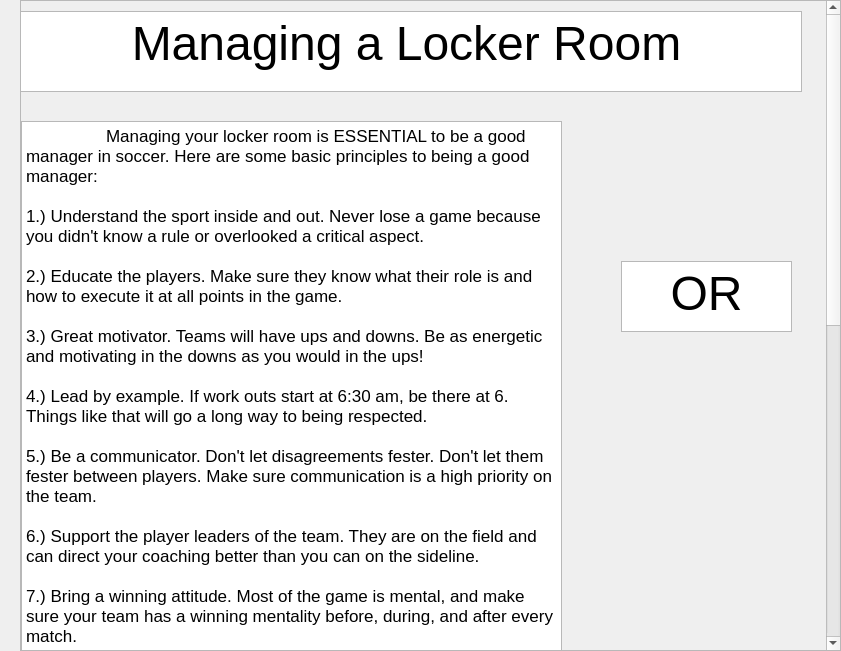
<?xml version="1.0" encoding="UTF-8"?>
<ui version="4.0">
 <class>LockerRoom</class>
 <widget class="QWidget" name="LockerRoom">
  <property name="geometry">
   <rect>
    <x>0</x>
    <y>0</y>
    <width>841</width>
    <height>651</height>
   </rect>
  </property>
  <property name="windowTitle">
   <string>Form</string>
  </property>
  <widget class="QScrollArea" name="scrollArea">
   <property name="geometry">
    <rect>
     <x>20</x>
     <y>0</y>
     <width>821</width>
     <height>651</height>
    </rect>
   </property>
   <property name="widgetResizable">
    <bool>true</bool>
   </property>
   <widget class="QWidget" name="scrollAreaWidgetContents">
    <property name="geometry">
     <rect>
      <x>0</x>
      <y>-651</y>
      <width>802</width>
      <height>1300</height>
     </rect>
    </property>
    <property name="minimumSize">
     <size>
      <width>0</width>
      <height>1300</height>
     </size>
    </property>
    <widget class="QTextBrowser" name="textBrowser">
     <property name="geometry">
      <rect>
       <x>-10</x>
       <y>10</y>
       <width>791</width>
       <height>81</height>
      </rect>
     </property>
     <property name="html">
      <string>&lt;!DOCTYPE HTML PUBLIC &quot;-//W3C//DTD HTML 4.0//EN&quot; &quot;http://www.w3.org/TR/REC-html40/strict.dtd&quot;&gt;
&lt;html&gt;&lt;head&gt;&lt;meta name=&quot;qrichtext&quot; content=&quot;1&quot; /&gt;&lt;meta charset=&quot;utf-8&quot; /&gt;&lt;style type=&quot;text/css&quot;&gt;
p, li { white-space: pre-wrap; }
hr { height: 1px; border-width: 0; }
li.unchecked::marker { content: &quot;\2610&quot;; }
li.checked::marker { content: &quot;\2612&quot;; }
&lt;/style&gt;&lt;/head&gt;&lt;body style=&quot; font-family:'Segoe UI'; font-size:9pt; font-weight:400; font-style:normal;&quot;&gt;
&lt;p align=&quot;center&quot; style=&quot; margin-top:0px; margin-bottom:0px; margin-left:0px; margin-right:0px; -qt-block-indent:0; text-indent:0px;&quot;&gt;&lt;span style=&quot; font-family:'.AppleSystemUIFont'; font-size:36pt;&quot;&gt;Managing a Locker Room&lt;/span&gt;&lt;/p&gt;&lt;/body&gt;&lt;/html&gt;</string>
     </property>
    </widget>
    <widget class="QLabel" name="label">
     <property name="geometry">
      <rect>
       <x>570</x>
       <y>110</y>
       <width>231</width>
       <height>131</height>
      </rect>
     </property>
     <property name="text">
      <string/>
     </property>
     <property name="pixmap">
      <pixmap resource="Resources.qrc">:/new/prefix1/frustratedPlayer.jpg</pixmap>
     </property>
     <property name="scaledContents">
      <bool>true</bool>
     </property>
    </widget>
    <widget class="QLabel" name="label_5">
     <property name="geometry">
      <rect>
       <x>20</x>
       <y>970</y>
       <width>771</width>
       <height>16</height>
      </rect>
     </property>
     <property name="styleSheet">
      <string notr="true">font: 12pt &quot;Rockwell&quot;;
</string>
     </property>
     <property name="text">
      <string>I’m a believer that emotions can move mountains, that spirit alone can trump budgets. - Diego Simeone</string>
     </property>
    </widget>
    <widget class="QLabel" name="label_3">
     <property name="geometry">
      <rect>
       <x>230</x>
       <y>1040</y>
       <width>551</width>
       <height>41</height>
      </rect>
     </property>
     <property name="styleSheet">
      <string notr="true">font: 12pt &quot;Rockwell&quot;;
</string>
     </property>
     <property name="text">
      <string>Excellence is the gradual result of always striving to do better. - Pat Riley</string>
     </property>
    </widget>
    <widget class="QLabel" name="label_4">
     <property name="geometry">
      <rect>
       <x>110</x>
       <y>900</y>
       <width>681</width>
       <height>16</height>
      </rect>
     </property>
     <property name="styleSheet">
      <string notr="true">font: 12pt &quot;Rockwell&quot;;
</string>
     </property>
     <property name="text">
      <string>I will forgive if the players cannot get it right, but not if they do not try hard. - Pep Guardiola</string>
     </property>
    </widget>
    <widget class="QLabel" name="label_2">
     <property name="geometry">
      <rect>
       <x>10</x>
       <y>820</y>
       <width>691</width>
       <height>16</height>
      </rect>
     </property>
     <property name="styleSheet">
      <string notr="true">font: 12pt &quot;Rockwell&quot;;
</string>
     </property>
     <property name="text">
      <string>A champion is afraid of losing. Everyone else is afraid of winning. - Billie Jean King</string>
     </property>
    </widget>
    <widget class="QLabel" name="label_6">
     <property name="geometry">
      <rect>
       <x>20</x>
       <y>1130</y>
       <width>501</width>
       <height>16</height>
      </rect>
     </property>
     <property name="styleSheet">
      <string notr="true">font: 12pt &quot;Rockwell&quot;;
</string>
     </property>
     <property name="text">
      <string>Life is too short not to celebrate nice moments! - Jurgen Klopp</string>
     </property>
    </widget>
    <widget class="QLabel" name="label_7">
     <property name="geometry">
      <rect>
       <x>570</x>
       <y>350</y>
       <width>231</width>
       <height>141</height>
      </rect>
     </property>
     <property name="text">
      <string/>
     </property>
     <property name="pixmap">
      <pixmap resource="Resources.qrc">:/new/prefix1/celebratingPlayers.jpg</pixmap>
     </property>
     <property name="scaledContents">
      <bool>true</bool>
     </property>
    </widget>
    <widget class="QTextBrowser" name="textBrowser_2">
     <property name="geometry">
      <rect>
       <x>0</x>
       <y>120</y>
       <width>541</width>
       <height>681</height>
      </rect>
     </property>
     <property name="html">
      <string>&lt;!DOCTYPE HTML PUBLIC &quot;-//W3C//DTD HTML 4.0//EN&quot; &quot;http://www.w3.org/TR/REC-html40/strict.dtd&quot;&gt;
&lt;html&gt;&lt;head&gt;&lt;meta name=&quot;qrichtext&quot; content=&quot;1&quot; /&gt;&lt;meta charset=&quot;utf-8&quot; /&gt;&lt;style type=&quot;text/css&quot;&gt;
p, li { white-space: pre-wrap; }
hr { height: 1px; border-width: 0; }
li.unchecked::marker { content: &quot;\2610&quot;; }
li.checked::marker { content: &quot;\2612&quot;; }
&lt;/style&gt;&lt;/head&gt;&lt;body style=&quot; font-family:'Segoe UI'; font-size:9pt; font-weight:400; font-style:normal;&quot;&gt;
&lt;p style=&quot; margin-top:0px; margin-bottom:0px; margin-left:0px; margin-right:0px; -qt-block-indent:0; text-indent:0px;&quot;&gt;&lt;span style=&quot; font-family:'.AppleSystemUIFont'; font-size:13pt;&quot;&gt;	Managing your locker room is ESSENTIAL to be a good manager in soccer. Here are some basic principles to being a good manager:&lt;/span&gt;&lt;/p&gt;
&lt;p style=&quot;-qt-paragraph-type:empty; margin-top:0px; margin-bottom:0px; margin-left:0px; margin-right:0px; -qt-block-indent:0; text-indent:0px; font-family:'.AppleSystemUIFont'; font-size:13pt;&quot;&gt;&lt;br /&gt;&lt;/p&gt;
&lt;p style=&quot; margin-top:0px; margin-bottom:0px; margin-left:0px; margin-right:0px; -qt-block-indent:0; text-indent:0px;&quot;&gt;&lt;span style=&quot; font-family:'.AppleSystemUIFont'; font-size:13pt;&quot;&gt;1.) Understand the sport inside and out. Never lose a game because you didn't know a rule or overlooked a critical aspect. &lt;/span&gt;&lt;/p&gt;
&lt;p style=&quot;-qt-paragraph-type:empty; margin-top:0px; margin-bottom:0px; margin-left:0px; margin-right:0px; -qt-block-indent:0; text-indent:0px; font-family:'.AppleSystemUIFont'; font-size:13pt;&quot;&gt;&lt;br /&gt;&lt;/p&gt;
&lt;p style=&quot; margin-top:0px; margin-bottom:0px; margin-left:0px; margin-right:0px; -qt-block-indent:0; text-indent:0px;&quot;&gt;&lt;span style=&quot; font-family:'.AppleSystemUIFont'; font-size:13pt;&quot;&gt;2.) Educate the players. Make sure they know what their role is and how to execute it at all points in the game. &lt;/span&gt;&lt;/p&gt;
&lt;p style=&quot;-qt-paragraph-type:empty; margin-top:0px; margin-bottom:0px; margin-left:0px; margin-right:0px; -qt-block-indent:0; text-indent:0px; font-family:'.AppleSystemUIFont'; font-size:13pt;&quot;&gt;&lt;br /&gt;&lt;/p&gt;
&lt;p style=&quot; margin-top:0px; margin-bottom:0px; margin-left:0px; margin-right:0px; -qt-block-indent:0; text-indent:0px;&quot;&gt;&lt;span style=&quot; font-family:'.AppleSystemUIFont'; font-size:13pt;&quot;&gt;3.) Great motivator. Teams will have ups and downs. Be as energetic and motivating in the downs as you would in the ups!&lt;/span&gt;&lt;/p&gt;
&lt;p style=&quot;-qt-paragraph-type:empty; margin-top:0px; margin-bottom:0px; margin-left:0px; margin-right:0px; -qt-block-indent:0; text-indent:0px; font-family:'.AppleSystemUIFont'; font-size:13pt;&quot;&gt;&lt;br /&gt;&lt;/p&gt;
&lt;p style=&quot; margin-top:0px; margin-bottom:0px; margin-left:0px; margin-right:0px; -qt-block-indent:0; text-indent:0px;&quot;&gt;&lt;span style=&quot; font-family:'.AppleSystemUIFont'; font-size:13pt;&quot;&gt;4.) Lead by example. If work outs start at 6:30 am, be there at 6. Things like that will go a long way to being respected.&lt;/span&gt;&lt;/p&gt;
&lt;p style=&quot;-qt-paragraph-type:empty; margin-top:0px; margin-bottom:0px; margin-left:0px; margin-right:0px; -qt-block-indent:0; text-indent:0px; font-family:'.AppleSystemUIFont'; font-size:13pt;&quot;&gt;&lt;br /&gt;&lt;/p&gt;
&lt;p style=&quot; margin-top:0px; margin-bottom:0px; margin-left:0px; margin-right:0px; -qt-block-indent:0; text-indent:0px;&quot;&gt;&lt;span style=&quot; font-family:'.AppleSystemUIFont'; font-size:13pt;&quot;&gt;5.) Be a communicator. Don't let disagreements fester. Don't let them fester between players. Make sure communication is a high priority on the team.&lt;/span&gt;&lt;/p&gt;
&lt;p style=&quot;-qt-paragraph-type:empty; margin-top:0px; margin-bottom:0px; margin-left:0px; margin-right:0px; -qt-block-indent:0; text-indent:0px; font-family:'.AppleSystemUIFont'; font-size:13pt;&quot;&gt;&lt;br /&gt;&lt;/p&gt;
&lt;p style=&quot; margin-top:0px; margin-bottom:0px; margin-left:0px; margin-right:0px; -qt-block-indent:0; text-indent:0px;&quot;&gt;&lt;span style=&quot; font-family:'.AppleSystemUIFont'; font-size:13pt;&quot;&gt;6.) Support the player leaders of the team. They are on the field and can direct your coaching better than you can on the sideline.&lt;/span&gt;&lt;/p&gt;
&lt;p style=&quot;-qt-paragraph-type:empty; margin-top:0px; margin-bottom:0px; margin-left:0px; margin-right:0px; -qt-block-indent:0; text-indent:0px; font-family:'.AppleSystemUIFont'; font-size:13pt;&quot;&gt;&lt;br /&gt;&lt;/p&gt;
&lt;p style=&quot; margin-top:0px; margin-bottom:0px; margin-left:0px; margin-right:0px; -qt-block-indent:0; text-indent:0px;&quot;&gt;&lt;span style=&quot; font-family:'.AppleSystemUIFont'; font-size:13pt;&quot;&gt;7.) Bring a winning attitude. Most of the game is mental, and make sure your team has a winning mentality before, during, and after every match.&lt;/span&gt;&lt;/p&gt;&lt;/body&gt;&lt;/html&gt;</string>
     </property>
    </widget>
    <widget class="QTextBrowser" name="textBrowser_3">
     <property name="geometry">
      <rect>
       <x>600</x>
       <y>260</y>
       <width>171</width>
       <height>71</height>
      </rect>
     </property>
     <property name="html">
      <string>&lt;!DOCTYPE HTML PUBLIC &quot;-//W3C//DTD HTML 4.0//EN&quot; &quot;http://www.w3.org/TR/REC-html40/strict.dtd&quot;&gt;
&lt;html&gt;&lt;head&gt;&lt;meta name=&quot;qrichtext&quot; content=&quot;1&quot; /&gt;&lt;meta charset=&quot;utf-8&quot; /&gt;&lt;style type=&quot;text/css&quot;&gt;
p, li { white-space: pre-wrap; }
hr { height: 1px; border-width: 0; }
li.unchecked::marker { content: &quot;\2610&quot;; }
li.checked::marker { content: &quot;\2612&quot;; }
&lt;/style&gt;&lt;/head&gt;&lt;body style=&quot; font-family:'Segoe UI'; font-size:9pt; font-weight:400; font-style:normal;&quot;&gt;
&lt;p align=&quot;center&quot; style=&quot; margin-top:0px; margin-bottom:0px; margin-left:0px; margin-right:0px; -qt-block-indent:0; text-indent:0px;&quot;&gt;&lt;span style=&quot; font-family:'.AppleSystemUIFont'; font-size:36pt;&quot;&gt;OR&lt;/span&gt;&lt;/p&gt;&lt;/body&gt;&lt;/html&gt;</string>
     </property>
    </widget>
   </widget>
  </widget>
 </widget>
 <resources>
  <include location="Resources.qrc"/>
 </resources>
 <connections/>
</ui>
